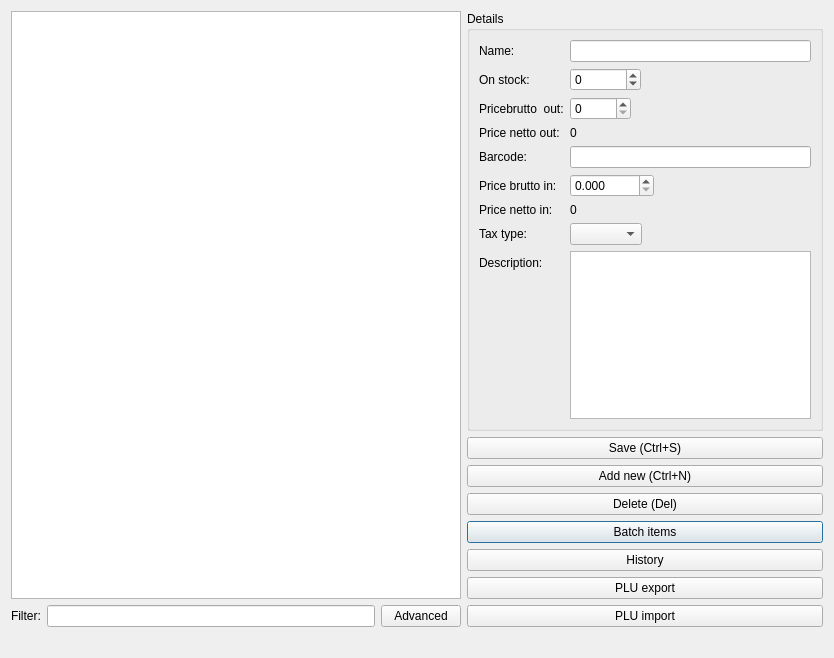
<?xml version="1.0" encoding="UTF-8"?>
<ui version="4.0">
 <class>DialogWarehouse</class>
 <widget class="QDialog" name="DialogWarehouse">
  <property name="geometry">
   <rect>
    <x>0</x>
    <y>0</y>
    <width>834</width>
    <height>658</height>
   </rect>
  </property>
  <property name="windowTitle">
   <string>Warehouse</string>
  </property>
  <layout class="QGridLayout" name="gridLayout_3">
   <item row="4" column="1">
    <widget class="QPushButton" name="pushButtonWarehouseBatchItems">
     <property name="text">
      <string>Batch items</string>
     </property>
     <property name="shortcut">
      <string>Ctrl+B</string>
     </property>
    </widget>
   </item>
   <item row="2" column="1">
    <widget class="QPushButton" name="pushButtonAddNew">
     <property name="text">
      <string>Add new (Ctrl+N)</string>
     </property>
     <property name="icon">
      <iconset resource="icons/icons.qrc">
       <normaloff>:/images/list-add.svg</normaloff>:/images/list-add.svg</iconset>
     </property>
     <property name="shortcut">
      <string>Ctrl+N</string>
     </property>
    </widget>
   </item>
   <item row="6" column="1">
    <widget class="QPushButton" name="pushButtonExport">
     <property name="text">
      <string>PLU export</string>
     </property>
    </widget>
   </item>
   <item row="3" column="1">
    <widget class="QPushButton" name="pushButtonDeleteCurrent">
     <property name="text">
      <string>Delete (Del)</string>
     </property>
     <property name="icon">
      <iconset resource="icons/icons.qrc">
       <normaloff>:/images/list-remove.svg</normaloff>:/images/list-remove.svg</iconset>
     </property>
     <property name="shortcut">
      <string>Del</string>
     </property>
    </widget>
   </item>
   <item row="5" column="1">
    <widget class="QPushButton" name="pushButtonHistory">
     <property name="text">
      <string>History</string>
     </property>
    </widget>
   </item>
   <item row="1" column="1">
    <widget class="QPushButton" name="pushButtonSave">
     <property name="enabled">
      <bool>true</bool>
     </property>
     <property name="text">
      <string>Save (Ctrl+S)</string>
     </property>
     <property name="icon">
      <iconset resource="icons/icons.qrc">
       <normaloff>:/images/document-save.svg</normaloff>:/images/document-save.svg</iconset>
     </property>
     <property name="shortcut">
      <string>Ctrl+S</string>
     </property>
    </widget>
   </item>
   <item row="0" column="1">
    <widget class="QGroupBox" name="groupBox">
     <property name="title">
      <string>Details</string>
     </property>
     <layout class="QGridLayout" name="gridLayout_2">
      <item row="0" column="0">
       <layout class="QFormLayout" name="formLayout">
        <property name="fieldGrowthPolicy">
         <enum>QFormLayout::ExpandingFieldsGrow</enum>
        </property>
        <item row="0" column="0">
         <widget class="QLabel" name="nameLabel">
          <property name="text">
           <string>Name:</string>
          </property>
         </widget>
        </item>
        <item row="0" column="1">
         <widget class="QLineEdit" name="nameLineEdit">
          <property name="minimumSize">
           <size>
            <width>150</width>
            <height>0</height>
           </size>
          </property>
         </widget>
        </item>
        <item row="1" column="0">
         <widget class="QLabel" name="onStockLabel">
          <property name="text">
           <string>On stock:</string>
          </property>
         </widget>
        </item>
        <item row="1" column="1">
         <widget class="QDoubleSpinBox" name="onStockDoubleSpinBox">
          <property name="decimals">
           <number>0</number>
          </property>
          <property name="minimum">
           <double>-999999.000000000000000</double>
          </property>
          <property name="maximum">
           <double>99999.000000000000000</double>
          </property>
         </widget>
        </item>
        <item row="2" column="0">
         <widget class="QLabel" name="priceOutLabel">
          <property name="text">
           <string>Pricebrutto  out:</string>
          </property>
         </widget>
        </item>
        <item row="2" column="1">
         <widget class="QDoubleSpinBox" name="priceOutDoubleSpinBox">
          <property name="decimals">
           <number>0</number>
          </property>
          <property name="maximum">
           <double>99990.000000000000000</double>
          </property>
         </widget>
        </item>
        <item row="3" column="0">
         <widget class="QLabel" name="label_4">
          <property name="text">
           <string>Price netto out:</string>
          </property>
         </widget>
        </item>
        <item row="3" column="1">
         <widget class="QLabel" name="labelPriceNettoOut">
          <property name="text">
           <string>0</string>
          </property>
         </widget>
        </item>
        <item row="4" column="0">
         <widget class="QLabel" name="barcodeLabel">
          <property name="text">
           <string>Barcode:</string>
          </property>
         </widget>
        </item>
        <item row="4" column="1">
         <widget class="BarcodeLineEdit" name="barcodeLineEdit"/>
        </item>
        <item row="5" column="0">
         <widget class="QLabel" name="priceInLabel">
          <property name="text">
           <string>Price brutto in:</string>
          </property>
         </widget>
        </item>
        <item row="5" column="1">
         <widget class="QDoubleSpinBox" name="priceInDoubleSpinBox">
          <property name="decimals">
           <number>3</number>
          </property>
          <property name="maximum">
           <double>99990.000000000000000</double>
          </property>
         </widget>
        </item>
        <item row="6" column="0">
         <widget class="QLabel" name="label_3">
          <property name="text">
           <string>Price netto in:</string>
          </property>
         </widget>
        </item>
        <item row="6" column="1">
         <widget class="QLabel" name="labelPriceNettoIn">
          <property name="text">
           <string>0</string>
          </property>
         </widget>
        </item>
        <item row="7" column="0">
         <widget class="QLabel" name="taxTypeLabel">
          <property name="text">
           <string>Tax type:</string>
          </property>
         </widget>
        </item>
        <item row="7" column="1">
         <widget class="TaxComboBox" name="taxTypeComboBox"/>
        </item>
        <item row="8" column="0">
         <widget class="QLabel" name="descriptionLabel">
          <property name="text">
           <string>Description:</string>
          </property>
         </widget>
        </item>
        <item row="8" column="1">
         <widget class="QTextEdit" name="descriptionTextEdit"/>
        </item>
       </layout>
      </item>
     </layout>
    </widget>
   </item>
   <item row="7" column="1">
    <widget class="QPushButton" name="pushButtonImport">
     <property name="text">
      <string>PLU import</string>
     </property>
    </widget>
   </item>
   <item row="0" column="0" rowspan="8">
    <layout class="QGridLayout" name="gridLayout">
     <item row="2" column="1">
      <widget class="QLineEdit" name="lineEditFilter"/>
     </item>
     <item row="2" column="0">
      <widget class="QLabel" name="labelFilter">
       <property name="text">
        <string>Filter:</string>
       </property>
      </widget>
     </item>
     <item row="2" column="2">
      <widget class="QPushButton" name="pushButtonAdvancedFilter">
       <property name="text">
        <string>Advanced</string>
       </property>
      </widget>
     </item>
     <item row="0" column="0" colspan="3">
      <widget class="QTableView" name="tableView">
       <property name="minimumSize">
        <size>
         <width>450</width>
         <height>0</height>
        </size>
       </property>
       <property name="sortingEnabled">
        <bool>true</bool>
       </property>
      </widget>
     </item>
    </layout>
   </item>
   <item row="8" column="0" colspan="2">
    <widget class="QLabel" name="labelStatusbar">
     <property name="text">
      <string/>
     </property>
    </widget>
   </item>
  </layout>
  <action name="actionSearch">
   <property name="text">
    <string>search</string>
   </property>
   <property name="shortcut">
    <string>Ctrl+F</string>
   </property>
  </action>
 </widget>
 <customwidgets>
  <customwidget>
   <class>BarcodeLineEdit</class>
   <extends>QLineEdit</extends>
   <header>barcodelineedit.h</header>
  </customwidget>
  <customwidget>
   <class>TaxComboBox</class>
   <extends>QComboBox</extends>
   <header>taxcombobox.h</header>
  </customwidget>
 </customwidgets>
 <resources>
  <include location="icons/icons.qrc"/>
 </resources>
 <connections/>
</ui>
